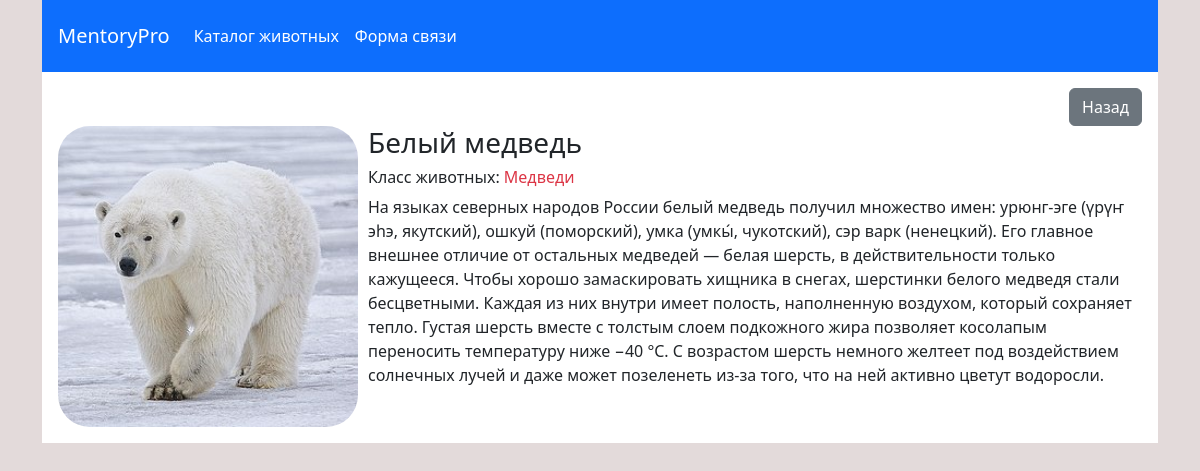
The page /animals/breed/27 on the database its author committed.
### animals/models.py (models this page shows, shortened)
class Breeds (models.Model):
    title = models.CharField(max_length=100, blank=False, verbose_name='Название породы')
    animal_type = models.ForeignKey('AnimalClass', on_delete=models.CASCADE, blank=False, verbose_name='Вид животных')
    description = models.TextField(blank=True, verbose_name='Описание')
    created_at = models.DateTimeField(auto_now_add=True, blank=True, verbose_name='Дата создания')
    updated_at = models.DateTimeField(auto_now=True, blank=True, verbose_name='Дата обновления')
    photo = models.ImageField(upload_to='media/breeds/%Y/%m/%d', verbose_name='Изображение', blank=True)
    class Meta:
        verbose_name = 'Породы'
        verbose_name_plural = 'Порода'
        ordering = ['-created_at']

class AnimalClass (models.Model):
    title = models.CharField(max_length=100, blank=False, verbose_name='Название класса животных')
    created_at = models.DateTimeField(auto_now_add=True, blank=True, verbose_name='Дата создания')
    updated_at = models.DateTimeField(auto_now=True, blank=True, verbose_name='Дата обновления')
    photo = models.ImageField(upload_to='media/animalClass/%Y/%m/%d', verbose_name='Изображение', blank=True)
    class Meta:
        verbose_name = 'Класс животных'
        verbose_name_plural = 'Класс животных'
        ordering = ['-created_at']
    def __str__(self):
        return self.title

### animals/views.py (the view)
# urls.py: path('breed/<int:breed_id>', animal_detail),
def animal_detail(request, breed_id):
    template = 'animals/animal_detail.html'
    animal = Breeds.objects.get(pk=breed_id)
    context = {
        'animal': animal
    }
    return render(request, template, context)

### animals/templates/animals/animal_detail.html
{% extends 'base.html' %}
{% load static %}
{% block content %}
    <div class="text-end">
        <a class="btn btn-secondary" href="/animals" >Назад</a>
    </div>
    <div class="row">
        <div style="width: 310px">
            <img src="/media/{{ animal.photo }}" style="width: 300px" class="rounded-5"/>
        </div>
        <div class="col">
            <h3>
                {{ animal.title }}
            </h3>
            <h6>Класс животных:
                <span class="text-danger">{{ animal.animal_type }}</span>
            </h6>
            <span>
                {{ animal.description }}
            </span>
        </div>
    </div>
{% endblock %}

### rows shown on the page
Breeds: photo (picture), title "Белый медведь", animal_type "Медведи", description "На языках северных народов России белый медведь получил множество имен: урюнг-эге (үрүҥ эһэ, якутский), ошкуй (поморский), умка (умкы́, чукотский), сэр варк (ненецкий). Его главное внешнее отличие от остальных медведей — белая шерсть, в действительности только кажущееся. Чтобы хорошо замаскировать хищника в снегах, шерстинки белого медведя стали бесцветными. Каждая из них внутри имеет полость, наполненную воздухом, который сохраняет тепло. Густая шерсть вместе с толстым слоем подкожного жира позволяет косолапым переносить температуру ниже −40 °C. С возрастом шерсть немного желтеет под воздействием солнечных лучей и даже может позеленеть из-за того, что на ней активно цветут водоросли."
